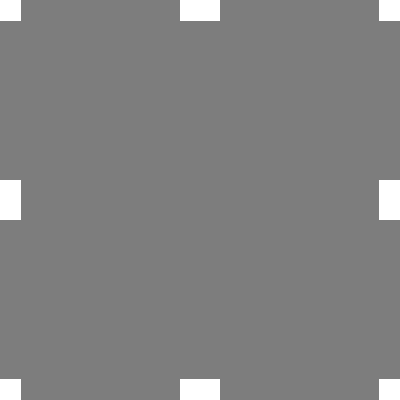
Frame 1 (no input)
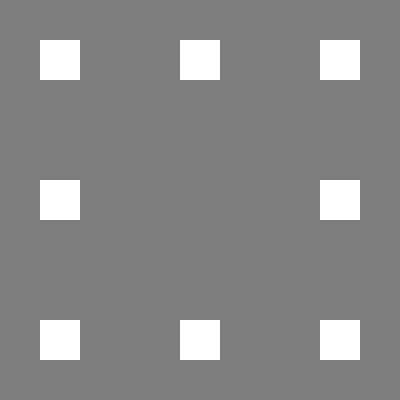
Frame 60 (no input)
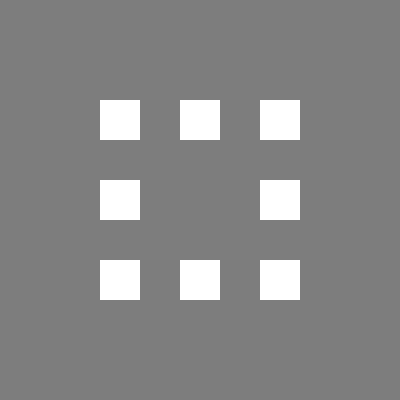
Frame 120 (the mouse pressed at the canvas centre since frame 60)

The p5.js sketch that drew these frames (run headless with seeded random() and noise() and a simulated clock; from frame 60 on, the mouse is pressed at the canvas centre):

// p5.js sketch
// ── sketch.js
const canvasWidth = 400;
const canvasHeight = 400;

function setup() {
  createCanvas(canvasWidth, canvasHeight);
  console.log(canvasWidth);
  rectMode(CENTER)
}

let x = 0;

function draw() {
  background(125);
  
  if (x < 160){
    x++;
  }

  noStroke ()
  rect(x, 200, 40, 40); 
  rect(400-x,200,40,40);
  rect(200,400-x,40,40);
  rect(200,x,40,40);
  rect(x,x, 40,40);
  rect(400-x,x, 40,40);
  rect(x, 400-x, 40,40);
  rect(400-x,400-x,40,40);

  if (x == 160) {
    x = 0
  }

  describe("8 white squares moving towards middle of gray square and repeating")
} 
 
